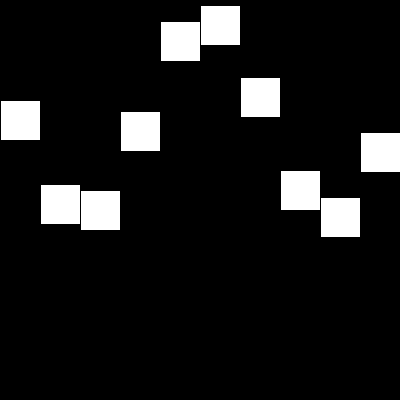
Frame 1 (no input)
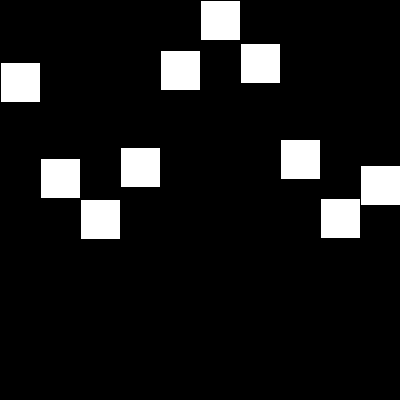
Frame 60 (the mouse pressed at the canvas centre just before this capture)
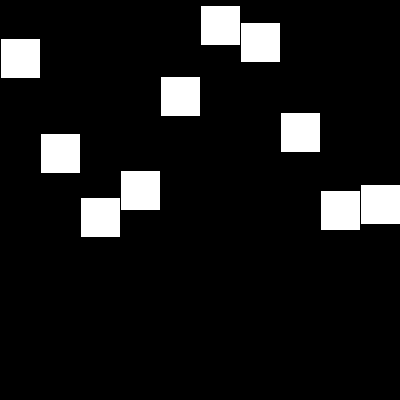
Frame 120 (the mouse held since frame 60 and released just before this capture)

The Processing sketch that drew these frames (run headless with seeded random() and noise(); from frame 60 on, the mouse is pressed at the canvas centre):

// Processing sketch: P03_Animated_Cubes
// ── P03_Animated_Cubes.pde
// IxD Hof Creative Coding Class 2012
// http://ixd-hof.de
// This work is licensed under a Creative Commons Attribution-NonCommercial-ShareAlike 3.0 Unported License.

// Animated cubes by iterating a value and apply a sinus function

float counter = 0;

void setup()
{
  size(400, 400);
}

void draw()
{
  background(0);
  
  for (int i=0; i<10; i++)
  {
    pushMatrix();
    translate(i*40, sin(counter+i)*100+100);
    // sin(counter) -> -1 - 1
    // *100 -> -100 - 100
    // +100 -> 0 - 200
    
    rect(0, 0, 40, 40);
    popMatrix();
    
    counter += 0.01;
  }
}
